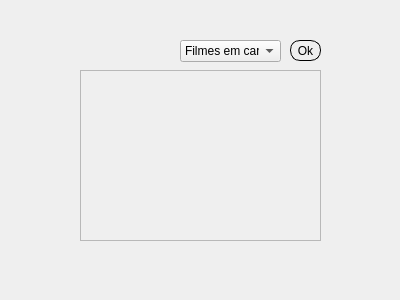
<?xml version="1.0" encoding="UTF-8"?>
<ui version="4.0">
 <class>Cliente</class>
 <widget class="QDialog" name="Cliente">
  <property name="geometry">
   <rect>
    <x>0</x>
    <y>0</y>
    <width>400</width>
    <height>300</height>
   </rect>
  </property>
  <property name="maximumSize">
   <size>
    <width>400</width>
    <height>300</height>
   </size>
  </property>
  <property name="windowTitle">
   <string>Filmes em Cartaz</string>
  </property>
  <property name="styleSheet">
   <string notr="true">#widget
{
background-image: url(://bg.jpg);
}
QPushButton
{
border-radius:10px;
border: 0.5px solid #000;
}</string>
  </property>
  <widget class="QWidget" name="widget" native="true">
   <property name="geometry">
    <rect>
     <x>0</x>
     <y>0</y>
     <width>400</width>
     <height>300</height>
    </rect>
   </property>
   <widget class="QScrollArea" name="scrollArea">
    <property name="geometry">
     <rect>
      <x>80</x>
      <y>70</y>
      <width>241</width>
      <height>171</height>
     </rect>
    </property>
    <property name="widgetResizable">
     <bool>true</bool>
    </property>
    <widget class="QWidget" name="scrollAreaWidgetContents">
     <property name="geometry">
      <rect>
       <x>0</x>
       <y>0</y>
       <width>239</width>
       <height>169</height>
      </rect>
     </property>
    </widget>
   </widget>
   <widget class="QComboBox" name="comboBox">
    <property name="geometry">
     <rect>
      <x>180</x>
      <y>40</y>
      <width>101</width>
      <height>22</height>
     </rect>
    </property>
    <item>
     <property name="text">
      <string>Filmes em cartaz</string>
     </property>
    </item>
    <item>
     <property name="text">
      <string>Perfil</string>
     </property>
    </item>
   </widget>
   <widget class="QPushButton" name="pushButton">
    <property name="geometry">
     <rect>
      <x>290</x>
      <y>40</y>
      <width>31</width>
      <height>21</height>
     </rect>
    </property>
    <property name="text">
     <string>Ok</string>
    </property>
   </widget>
  </widget>
 </widget>
 <resources/>
 <connections/>
</ui>
